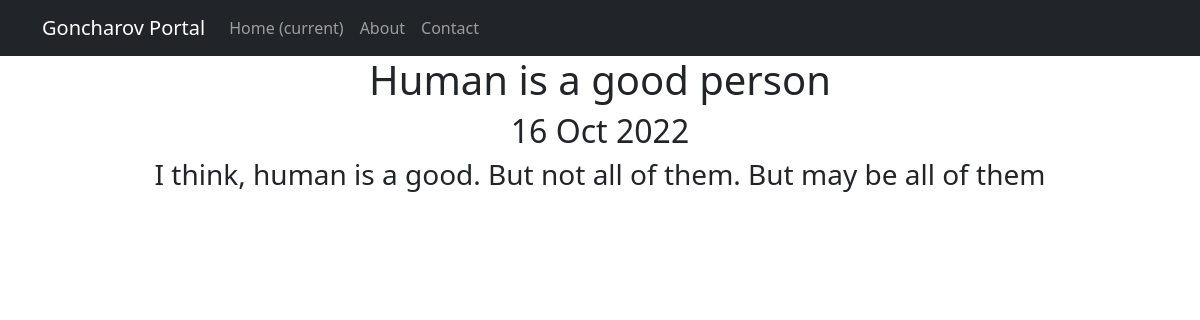
Page /news/1 on the earlier database version.
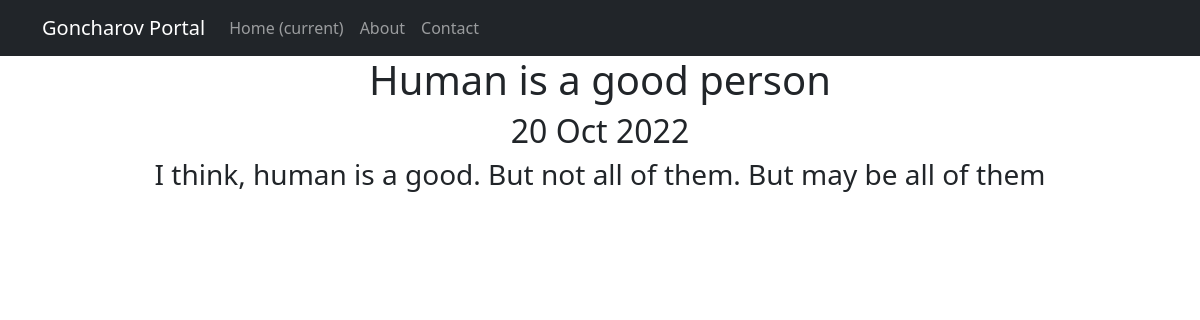
Same page on the later database version.
### news/models.py (models this page shows, shortened)
class Post(models.Model):
    author = models.ForeignKey(Author, on_delete = models.CASCADE)
    NEWS = 'NW'
    ARTICLE = 'AR'
    CATEGORY_CHOICES = (
        (NEWS, 'Новость'),
        (ARTICLE, 'Статья')
    )
    categoryType = models.CharField(max_length=2, choices=CATEGORY_CHOICES, default=NEWS)
    dateCreation = models.DateTimeField(auto_now = True)
    postCategory = models.ManyToManyField(Category, through = 'PostCategory')
    title = models.CharField(max_length = 255, unique=True)
    text = models.TextField()
    rating = models.SmallIntegerField(default = 0)
    class Meta:
        verbose_name= 'Новость'
        verbose_name_plural='Новости'

### news/views.py (the view)
# urls.py: path('<int:pk>', PostDetail.as_view(), name='post_detail'),
class PostDetail(DetailView):
    model = Post
    template_name = 'post.html'
    context_object_name = 'post'

### templates/post.html (shortened to what this page needs)
{% extends 'flatpages/default.html' %}
{% block content %}
<h1>{{post.title  }}</h1>
<h2>{{post.dateCreation| date:'d M Y'  }}</h2>
<h3>{{post.text  }}</h3>
{% endblock content %}

Differences in the rows shown:
changed Post "Human is a good person": dateCreation "16 Oct 2022" → "20 Oct 2022"
